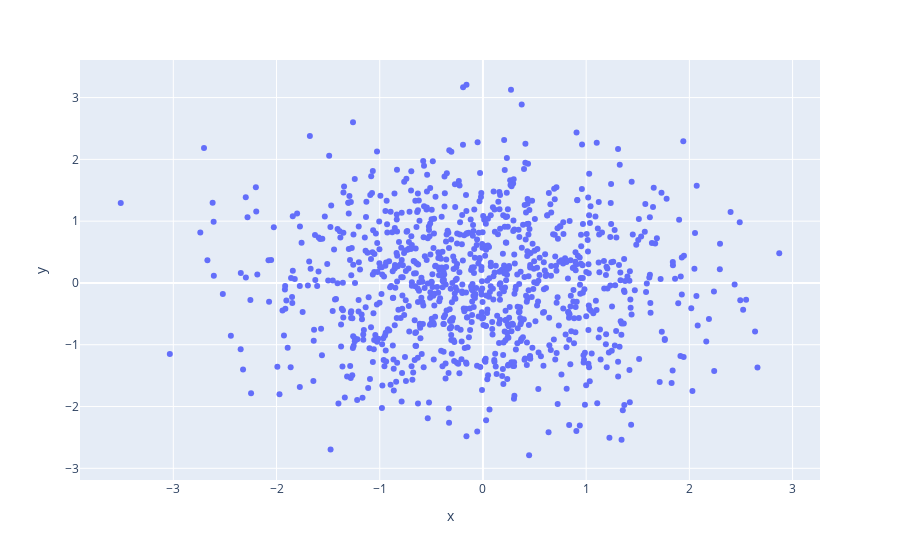

Notebook code for this chart:
### Code cell
px.scatter(x=x,y=y)

### Figure 1 — Plotly figure (JSON) as saved in the notebook; plotly's stock layout.template omitted (floating-point values rounded to 4 significant figures; data arrays with more than 128 entries replaced by an {"elided": "..."} marker saying what was removed)
{"data": [{"hovertemplate": "x=%{x}<br>y=%{y}<extra></extra>", "legendgroup": "", "marker": {"color": "#636efa", "symbol": "circle"}, "mode": "markers", "name": "", "orientation": "v", "showlegend": false, "type": "scatter", "x": {"elided": "1000 float values"}, "xaxis": "x", "y": {"elided": "1000 float values"}, "yaxis": "y"}], "layout": {"legend": {"tracegroupgap": 0}, "margin": {"t": 60}, "xaxis": {"anchor": "y", "domain": [0, 1], "title": {"text": "x"}}, "yaxis": {"anchor": "x", "domain": [0, 1], "title": {"text": "y"}}}}
